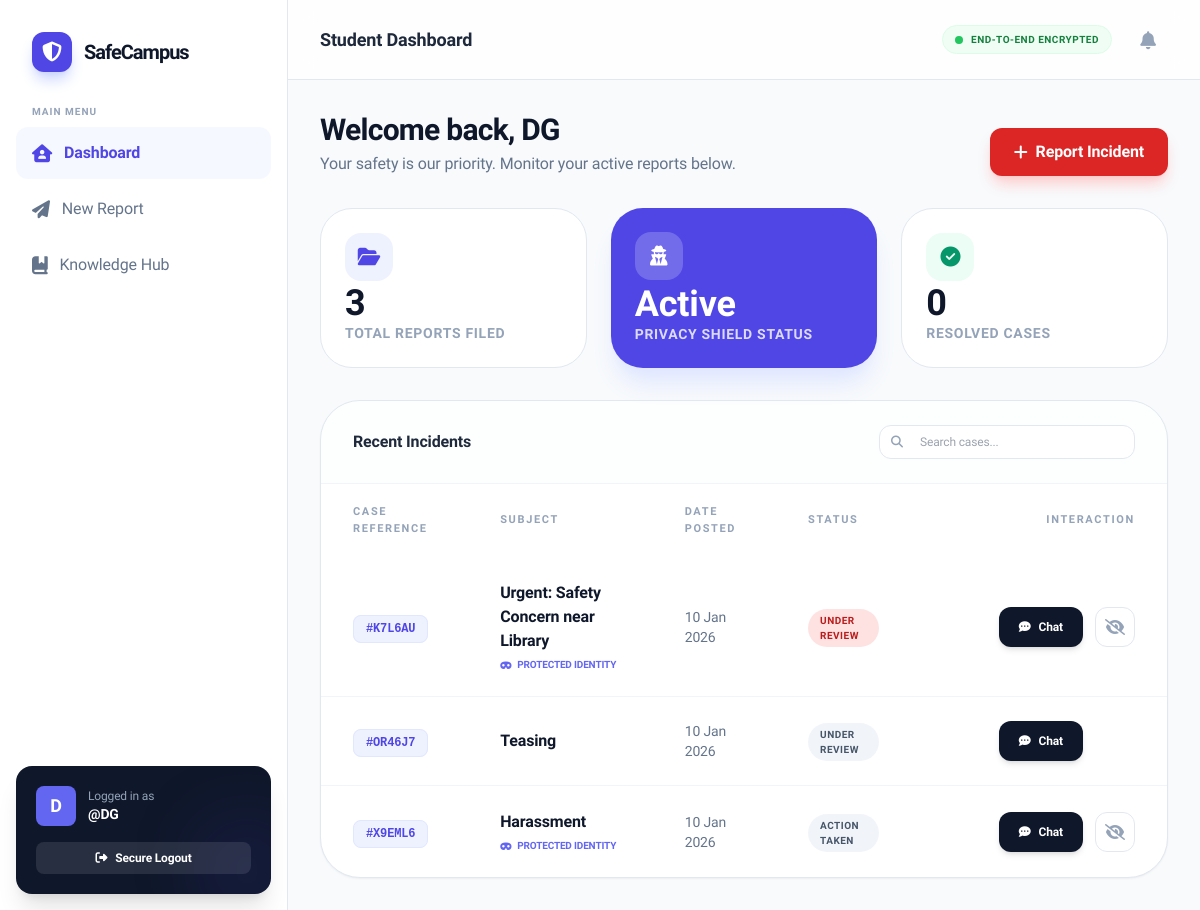
The app's page /student/dashboard/ (signed in), older data.
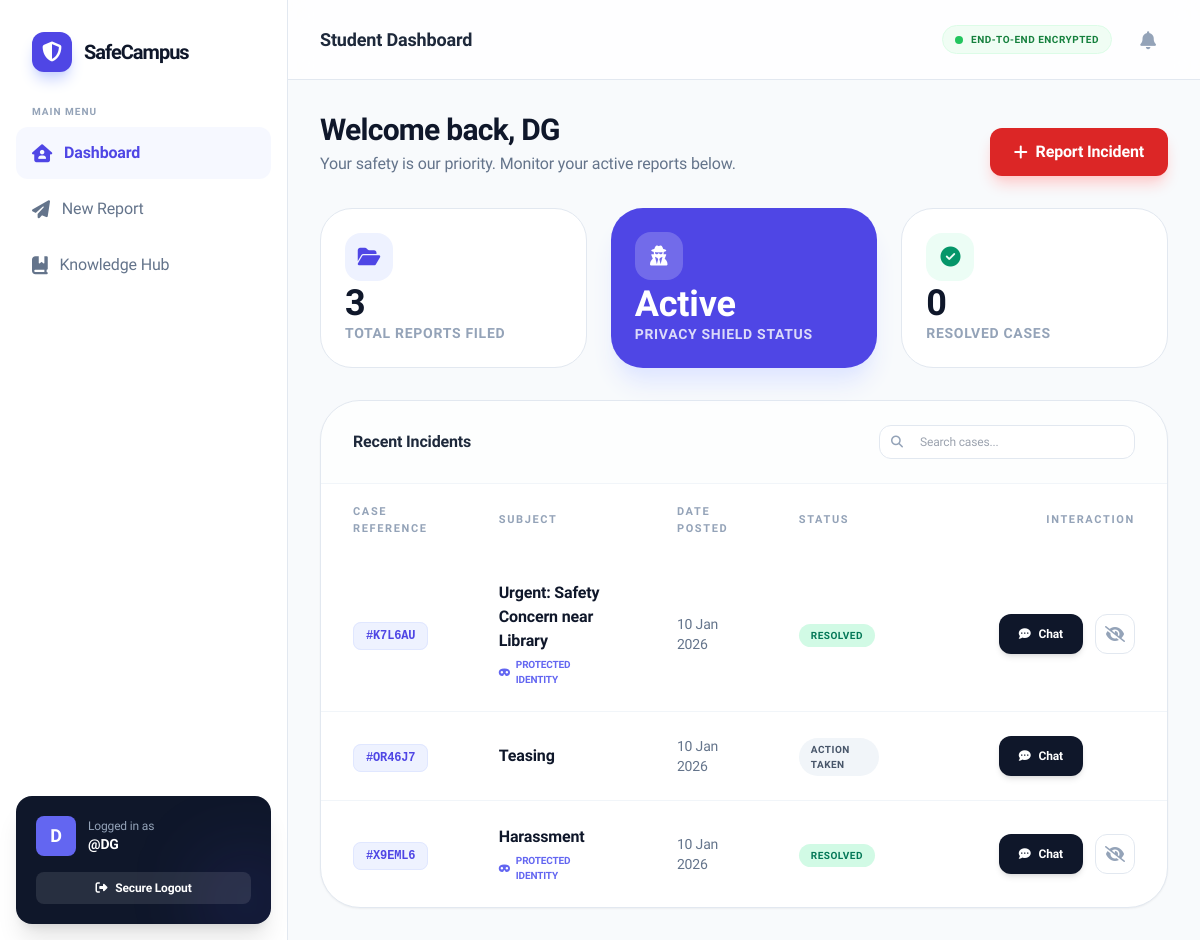
The same page, newer data.
### core/models.py (models this page shows, shortened)
class Incident(models.Model):
    STATUS_CHOICES = (
        ('New', 'New'),
        ('Under Review', 'Under Review'),
        ('Action Taken', 'Action Taken'),
        ('Resolved', 'Resolved'),
    )
    voice_recording = models.FileField(upload_to='sos_recordings/', null=True, blank=True)
    is_emergency = models.BooleanField(default=False)
    sentiment_score = models.FloatField(default=0.0)
    case_token = models.CharField(max_length=10, unique=True, null=True, blank=True)
    title = models.CharField(max_length=200)
    description = models.TextField()
    location = models.CharField(max_length=100)
    reported_at = models.DateTimeField(auto_now_add=True)
    updated_at = models.DateTimeField(auto_now=True)
    incident_date = models.DateTimeField()
    status = models.CharField(max_length=20, choices=STATUS_CHOICES, default='New')
    evidence = models.FileField(upload_to='evidence/%Y/%m/%d/', null=True, blank=True)
    internal_notes = models.TextField(blank=True, null=True)
    is_anonymous = models.BooleanField(default=False)
    is_identity_revealed = models.BooleanField(default=False)
    reporter = models.ForeignKey(User, on_delete=models.SET_NULL, null=True, blank=True)
    class Meta:
        ordering = ['-is_emergency', '-updated_at']

### core/views.py (the view)
# urls.py: path('student/dashboard/', views.student_dashboard, name='student_dashboard'),
@login_required
def student_dashboard(request):
    reports = Incident.objects.filter(reporter=request.user).order_by('-reported_at')
    return render(request, 'core/student_dashboard.html', {'reports': reports})

### core/templates/core/student_dashboard.html (shortened to what the changed rows need)
<!DOCTYPE html>
<html lang="en">
<head>
    <script src="https://cdn.tailwindcss.com"></script>
    <link href="https://cdnjs.cloudflare.com/ajax/libs/font-awesome/6.4.0/css/all.min.css" rel="stylesheet">
</head>
<body class="bg-[#F8FAFC] flex min-h-screen text-[#1E293B]">
    <main class="flex-1 flex flex-col min-w-0 overflow-hidden">
        <header class="h-20 bg-white/80 backdrop-blur-md border-b border-slate-200 px-8 flex justify-between items-center sticky top-0 z-20">
            <h2 class="text-lg font-bold text-slate-800">Student Dashboard</h2>
        </header>
        <div class="flex-1 overflow-y-auto p-8 space-y-8">
            <div class="flex flex-col md:flex-row md:items-end justify-between gap-4">
                <div>
                    <h1 class="text-3xl font-extrabold text-slate-900 tracking-tight">Welcome back, {{ user.username }}</h1>
                </div>
            </div>
            <div class="bg-white rounded-[2.5rem] border border-slate-200 shadow-sm overflow-hidden">
                <div class="overflow-x-auto">
                    <table class="w-full text-left border-collapse">
                        <thead>
                            <tr class="text-[11px] font-bold text-slate-400 uppercase tracking-[0.15em]">
                                <th class="px-8 py-5">Case Reference</th>
                                <th class="px-8 py-5">Subject</th>
                                <th class="px-8 py-5">Date Posted</th>
                                <th class="px-8 py-5">Status</th>
                                <th class="px-8 py-5 text-right">Interaction</th>
                            </tr>
                        </thead>
                        <tbody id="incidentTable" class="divide-y divide-slate-100">
                            {% for incident in reports %}
                            <tr class="group hover:bg-slate-50/80 transition-all incident-row">
                                <td class="px-8 py-6">
                                    <span class="font-mono text-xs font-bold text-indigo-600 bg-indigo-50 px-3 py-1.5 rounded-lg border border-indigo-100">
                                        #{{ incident.case_token }}
                                    </span>
                                </td>
                                <td class="px-8 py-6">
                                    <div class="flex flex-col">
                                        <span class="font-bold text-slate-900">{{ incident.title }}</span>
                                        {% if incident.is_anonymous %}
                                        <span class="mt-1 flex items-center text-[10px] font-bold text-indigo-500">
                                            <i class="fas fa-mask mr-1.5"></i> PROTECTED IDENTITY
                                        </span>
                                        {% endif %}
                                    </div>
                                </td>
                                <td class="px-8 py-6 text-sm text-slate-500 font-medium">
                                    {{ incident.reported_at|date:"d M Y" }}
                                </td>
                                <td class="px-8 py-6">
                                    <span class="status-pill inline-flex px-3 py-1 rounded-full uppercase
                                        {% if incident.status == 'Resolved' %} bg-emerald-100 text-emerald-700
                                        {% elif incident.is_emergency %} bg-red-100 text-red-700 animate-pulse
                                        {% else %} bg-slate-100 text-slate-600 {% endif %}">
                                        {{ incident.status }}
                                    </span>
                                </td>
                                <td class="px-8 py-6">
                                    <div class="flex justify-end items-center gap-3 w-48 ml-auto">
                                        <a href="{% url 'chat_view' incident.id %}" class="shrink-0 h-10 px-5 bg-slate-900 hover:bg-indigo-600 text-white rounded-xl text-xs font-bold flex items-center justify-center transition-all shadow-md">
                                            <i class="fas fa-comment-dots mr-2"></i> Chat
                                        </a>
                                        {% if incident.is_anonymous %}
                                        <form action="{% url 'reveal_identity' incident.id %}" method="POST" class="inline shrink-0">
                                            <button type="submit" class="h-10 w-10 flex items-center justify-center border border-slate-200 rounded-xl text-slate-400 hover:text-red-600 hover:border-red-100 transition-all" title="Reveal Identity">
                                                <i class="fas fa-eye-slash"></i>
                                            </button>
                                        </form>
                                        {% else %}
                                        <div class="w-10"></div>
                                        {% endif %}
                                    </div>
                                </td>
                            </tr>
                            {% endfor %}
                        </tbody>
                    </table>
                </div>
            </div>
        </div>
    </main>
</body>
</html>

Row changes from the older to the newer data that the page shows:
changed Incident "Urgent: Safety Concern near Library": status "UNDER REVIEW" → "RESOLVED"
changed Incident "Teasing": status "UNDER REVIEW" → "ACTION TAKEN"
changed Incident "Harassment": status "ACTION TAKEN" → "RESOLVED"
